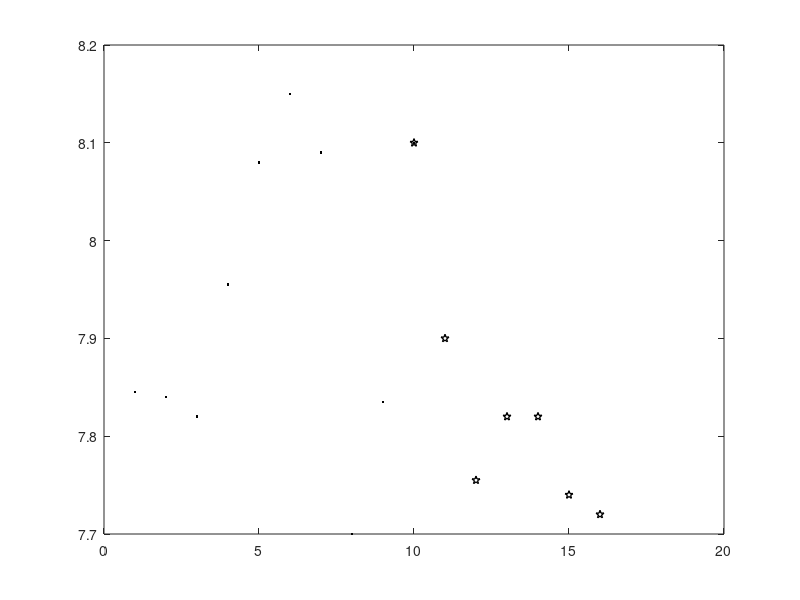

Source code (MATLAB): (Note: this script raises an error after producing the figure.)
## MYTILINEOS S.A., listed on the main market of the Athens Exchange, holds a leading position in the sectors of Metallurgy, 
## EPC, Electric Power and Gas Trading in Greece and has significant operations abroad.
## Source: https://www.mytilineos.gr/en-us/home/mytilineos-holdings-corporate-website

## The following table shows the stock information for the company, concerning the market of the Athens  
## Exchange for the period 30/07/2020 - 20/08/2020. The data corresponding to the first 10 days are
## considered as known data. We are going to use them in order to train a model and approach the 
## closing price of the company's stock, using least squares polynomials. The approximating polynomials
## will have degree 2, 3 & 4.
## Based on that models, we will try to forecast the closing price of the stock for a short period, after 
## the described training interval. In particular, we are going to forecast the price for days
## 12 and 16, as indexed in the following table. During this procedure, we are going to conceive as 
## unknown all data presented for days 11 to 16.
## Table Source: https://www.capital.gr/finance/historycloses/%CE%9C%CE%A5%CE%A4%CE%99%CE%9B

# Index*     Date      *   Closing  * Percentage *   Opening  *    High  *    Low     *    Volume   *    Turnover    * Status considered *
# -------------------------------------------------------------------------------------------------------------------------------------------
#   1  *   30/7/2020   *   7,8450   *   -2,36%   *	7,9700   *	8,0250	*   7,8000   *	236.069    *  1.859.908,05  *      Known        *
#   2  *   31/7/2020   *   7,8400   *   -0,06%   *	7,8450   *	7,9800	*   7,7000   *	294.523    *  2.289.252,84  *      Known        *
#   3  *   03/8/2020   *   7,8200   *   -0,26%   *	7,8400   *	7,8650	*   7,7650   *	146.320    *  1.143.904,45  *      Known        *
#   4  *   04/8/2020   *   7,9550   *	1,73%   *	7,8100   *	7,9550	*   7,8100   *	210.518    *  1.656.536,30  *      Known        *
#   5  *   05/8/2020   *   8,0800   *	1,57%   *	8,0000   *	8,0900	*   7,9550   *	263.465    *  2.118.770,64  *      Known        *
#   6  *   06/8/2020   *   8,1500   *	0,87%   *	8,0750   *	8,1500	*   8,0100   *	201.635    *  1.630.786,24  *      Known        *
#   7  *   07/8/2020   *   8,0900   *   -0,74%   *	8,1500   *	8,1800	*   7,9900   *	179.056    *  1.447.567,69  *      Known        *
#   8  *   10/8/2020   *   7,7000   *   -4,82%   *	7,8300   *	7,8450	*   7,6100   *	218.192    *  1.684.379,58  *      Known        *
#   9  *   11/8/2020   *   7,8350   *	1,75%   *	7,7000   *	7,8400	*   7,7000   *	 88.374    *    689.082,46  *      Known        *
#  10  *   12/8/2020   *   8,1000   *	3,38%   *	7,8700   *	8,1000	*   7,8350   *	201.976    *  1.615.988,43  *      Known        *

#  11  *   13/8/2020   *   7,9000   *   -2,47%   *	8,0100   *	8,0150	*   7,8950   *	152.413    *  1.208.438,83  *     Unknown       *  BIRTHDAY

#  12  *   14/8/2020   *   7,7550   *   -1,84%   *	7,8950   *	7,9200	*   7,7400   *	122.169    *    954.536,91  *     Unknown       *  FORECAST #1
#  13  *   17/8/2020   *   7,8200   *	0,84%   *	7,7900   *	7,8800	*   7,7100   *	130.576    *  1.017.819,02  *     Unknown       *
#  14  *   18/8/2020   *   7,8200   *	0,00%   *	7,8200   *	7,8400	*   7,7300   *	221.014    *  1.717.542,23  *     Unknown       *
#  15  *   19/8/2020   *   7,7400   *   -1,02%   *	7,7650   *	7,8500	*   7,7400   *	203.972    *  1.584.168,31  *     Unknown       *
#  16  *   20/8/2020   *   7,7200   *   -0,26%   *	7,7400   *	7,8050	*   7,7100   *	140.535    *  1.089.003,77  *     Unknown       *  FORECAST #2

daysOfTraining = 10;
daysInTotal = 16;

forecastDay1 = 12;
forecastDay2 = 16;

dayCoordinate = 1:daysInTotal;
closingPriceCoordinate = [7.845 7.84 7.82 7.955 8.08 8.15 8.09 7.7 7.835 8.1 7.9 7.755 7.82 7.82 7.74 7.72];

% plot(dayCoordinate(1:daysOfTraining), closingPriceCoordinate(1:daysOfTraining), "linewidth", 1, "linestyle", '-', '.', "color", 'k');
plot(dayCoordinate(1:daysOfTraining), closingPriceCoordinate(1:daysOfTraining), "linewidth", 1, '.', "color", 'k');
hold on;
% plot(dayCoordinate(daysOfTraining:daysInTotal), closingPriceCoordinate(daysOfTraining:daysInTotal), "linewidth", 1, "linestyle", '-', "marker", 'p', "color", 'k');
plot(dayCoordinate(daysOfTraining:daysInTotal), closingPriceCoordinate(daysOfTraining:daysInTotal), "linewidth", 1,"linestyle", 'none', "marker", 'p', "color", 'k');
hold on;

colors = ['g', 'b', 'm', 'r'];

for polynomialDegree = 2:4
    coefficients = leastSquares(dayCoordinate(1:daysOfTraining), closingPriceCoordinate(1:daysOfTraining), polynomialDegree);

    % calculates and prints the forecasted and actual closing price for the two forecast days
    forecastedPriceForDay1 = forecastedPriceForDay2 = coefficients(1);
    for unknown = 2:length(coefficients)
        forecastedPriceForDay1 += coefficients(unknown)*forecastDay1^(unknown - 1);
        forecastedPriceForDay2 += coefficients(unknown)*forecastDay2^(unknown - 1);
    endfor
    printf("(degree %d - Forecast day 1) Forecasted: %.2f || %.2f :Actual\n", polynomialDegree, forecastedPriceForDay1, closingPriceCoordinate(forecastDay1));
    printf("(degree %d - Forecast day 2) Forecasted: %.2f || %.2f :Actual\n\n", polynomialDegree, forecastedPriceForDay2, closingPriceCoordinate(forecastDay2));

    % initializes the x coordinate of test points, in order to plot the found polynomial
    % in the same figure, we are going to plot the actual curve of sin(x), as well
    numberOfTestPoints = 1000;
    xValues = linspace(1, daysInTotal, numberOfTestPoints);

    % initializes the y coordinates of the test points, used for plotting
    % for each one of the testing points, we evaluate the actual y coordinate and the 
    % coordinate given by the least squares polynomial
    for i=1:numberOfTestPoints
        % constructs the y coordinates for the approximating polynomial
        yValues(i) = coefficients(1);
        for unknown = 2:length(coefficients)
            yValues(i) += coefficients(unknown)*xValues(i)^(unknown - 1);
        endfor
    endfor
    plot(xValues, yValues, "color", colors(polynomialDegree), "linestyle", '--', "linewidth", 0.8);
    hold on;
endfor

% places appropriate legend and title to the common figure
legend("actual data curve (training data)", 
       "actual data curve (data to forecast)", 
       "polynomial of degree 2",
       "polynomial of degree 3",
       "polynomial of degree 4");
       
title("Stock forecast: MYTILINEOS", "fontsize", 14);
xlabel("days the Athens Exchnage is in operation");
ylabel("closing price of MYTLINEOS stock");